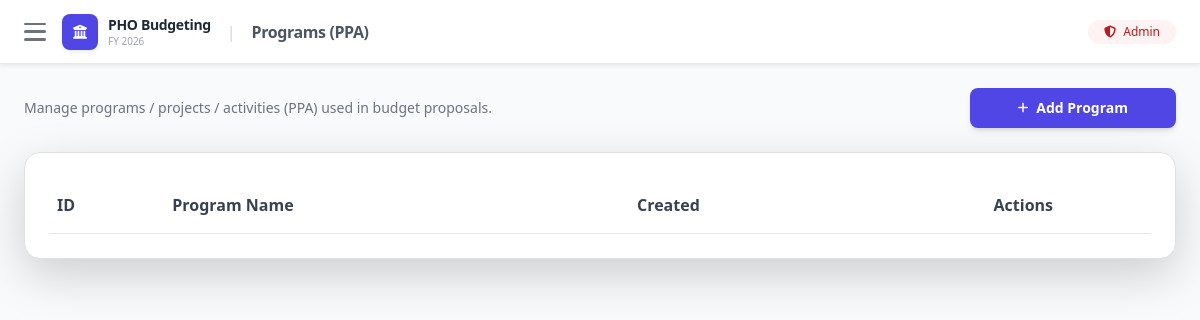
The page /master/programs.php on the database as committed earlier.
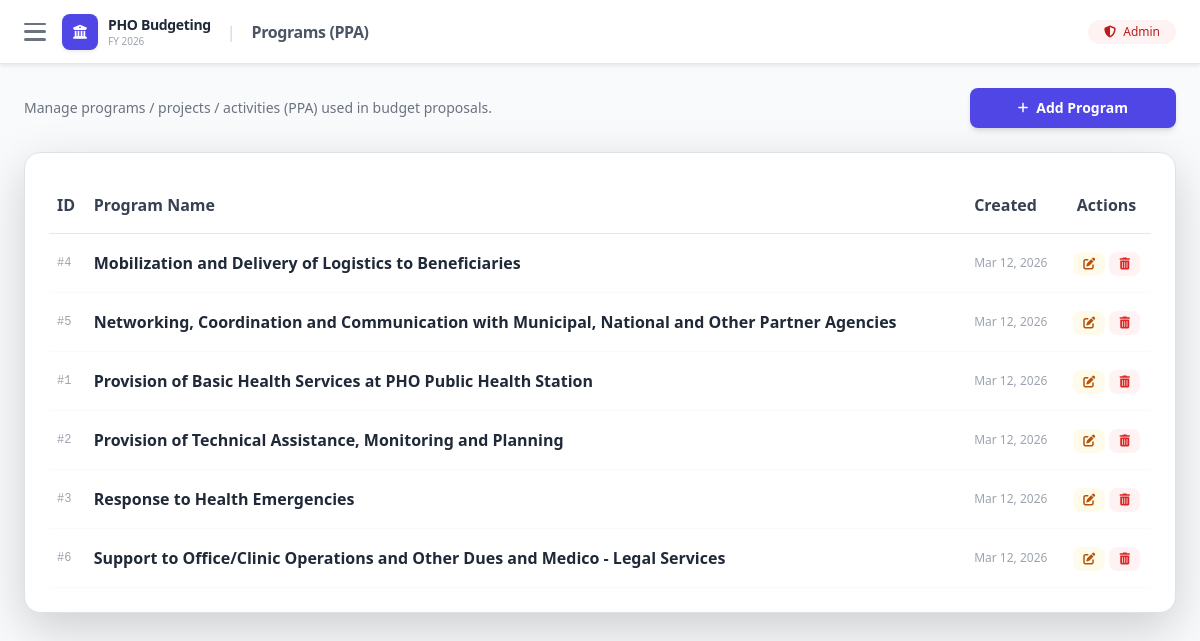
The same page on the database as committed later.
### tables this page shows
CREATE TABLE `tbl_programs_units` (
  `id`           INT UNSIGNED  NOT NULL AUTO_INCREMENT,
  `program_name` VARCHAR(255)  NOT NULL,
  `created_at`   DATETIME      NOT NULL DEFAULT CURRENT_TIMESTAMP,
  `updated_at`   DATETIME      NOT NULL DEFAULT CURRENT_TIMESTAMP ON UPDATE CURRENT_TIMESTAMP,
  PRIMARY KEY (`id`),
  UNIQUE KEY `uq_program_name` (`program_name`)
);

### config.php (called while the page is built, shortened)
<?php
function getConnection(): PDO
{
    static $pdo = null;
    if ($pdo === null) {
        $dsn = "mysql:host=" . DB_HOST . ";dbname=" . DB_NAME . ";charset=" . DB_CHARSET;
        $pdo = new PDO($dsn, DB_USER, DB_PASS, [
            PDO::ATTR_ERRMODE            => PDO::ERRMODE_EXCEPTION,
            PDO::ATTR_DEFAULT_FETCH_MODE => PDO::FETCH_ASSOC,
            PDO::ATTR_EMULATE_PREPARES   => false,
        ]);
    }
    return $pdo;
}
function e(?string $v): string
{
    return htmlspecialchars($v ?? '', ENT_QUOTES, 'UTF-8');
}
function getUserRole(): string
{
    return $_SESSION['user_role'] ?? 'admin';
}

### master/programs.php (the view, shortened to what this page needs)
<?php
require_once __DIR__ . '/../config.php';
$pageTitle  = 'Programs (PPA)';
try { $rows = getConnection()->query("SELECT * FROM tbl_programs_units ORDER BY program_name")->fetchAll(); } catch (PDOException $e) { $rows = []; }
require_once __DIR__ . '/../includes/header.php';
?>
<div class="flex flex-col sm:flex-row sm:items-center sm:justify-between gap-4 mb-6">
    <p class="text-sm text-gray-500">Manage programs / projects / activities (PPA) used in budget proposals.</p>
    <button onclick="openModal()" class="inline-flex items-center gap-2 px-5 py-2.5 rounded-lg bg-brand-600 text-white text-sm font-semibold hover:bg-brand-700 transition shadow-md whitespace-nowrap">
        <i class="fa-solid fa-plus text-xs"></i> Add Program
    </button>
</div>
<div class="bg-white rounded-2xl shadow-lg border border-gray-100 overflow-hidden">
    <div class="px-6 py-6 overflow-x-auto">
        <table id="dataTable" class="w-full text-left">
            <thead>
                <tr class="border-b border-gray-200">
                    <th class="py-3 px-2">ID</th>
                    <th class="py-3 px-2">Program Name</th>
                    <th class="py-3 px-2">Created</th>
                    <th class="py-3 px-2 text-center">Actions</th>
                </tr>
            </thead>
            <tbody>
                <?php foreach ($rows as $r): ?>
                <tr class="border-b border-gray-50">
                    <td class="py-3 px-2 font-mono text-xs text-gray-400">#<?= (int)$r['id'] ?></td>
                    <td class="py-3 px-2 font-semibold text-gray-800"><?= e($r['program_name']) ?></td>
                    <td class="py-3 px-2 text-xs text-gray-400"><?= date('M j, Y', strtotime($r['created_at'])) ?></td>
                    <td class="py-3 px-2 text-center whitespace-nowrap">
                        <button onclick='openModal(<?= json_encode($r) ?>)' class="inline-flex items-center gap-1 px-2.5 py-1.5 rounded-lg bg-amber-50 text-amber-700 text-xs font-medium hover:bg-amber-100 transition"><i class="fa-solid fa-pen-to-square"></i></button>
                        <button onclick="deleteRow(<?= (int)$r['id'] ?>)" class="inline-flex items-center gap-1 px-2.5 py-1.5 rounded-lg bg-red-50 text-red-600 text-xs font-medium hover:bg-red-100 transition"><i class="fa-solid fa-trash-can"></i></button>
                    </td>
                </tr>
                <?php endforeach; ?>
            </tbody>
        </table>
    </div>
</div>
<?php require_once __DIR__ . '/../includes/footer.php'; ?>

### includes/header.php (shortened to what this page needs)
<?php
$pageTitle  = $pageTitle  ?? 'Dashboard';
$currentRole = getUserRole();
?>
<!DOCTYPE html>
<html lang="en">
<head>
    <script src="https://cdn.tailwindcss.com"></script>
    <link rel="stylesheet" href="https://cdnjs.cloudflare.com/ajax/libs/font-awesome/6.5.1/css/all.min.css"/>
    <link rel="stylesheet" href="https://cdn.jsdelivr.net/npm/bootstrap@5.3.3/dist/css/bootstrap.min.css" />
    <link rel="stylesheet" href="https://cdn.datatables.net/2.1.8/css/dataTables.bootstrap5.min.css" />
</head>
<body class="bg-gray-50 min-h-screen font-sans text-gray-700">
<div id="mainWrapper" class="min-h-screen flex flex-col">
    <header class="sticky top-0 z-30 bg-white/95 backdrop-blur-sm border-b border-gray-200 shadow-sm h-16 flex items-center justify-between px-4 sm:px-6 shrink-0">
        <div class="flex items-center gap-3">
            <button id="hamburgerBtn" class="hamburger" aria-label="Toggle navigation" aria-expanded="false">
                <span class="bar"></span>
                <span class="bar"></span>
                <span class="bar"></span>
            </button>
            <div class="flex items-center gap-2.5">
                <div class="bg-brand-600 text-white w-9 h-9 rounded-lg flex items-center justify-center text-sm font-bold shadow-sm">
                    <i class="fa-solid fa-building-columns"></i>
                </div>
                <div class="leading-tight">
                    <span class="block text-sm font-bold text-gray-800 tracking-tight">PHO Budgeting</span>
                    <span class="block text-[10px] text-gray-400">FY 2026</span>
                </div>
            </div>
            <div class="hidden sm:flex items-center gap-3">
                <span class="text-gray-300">|</span>
                <h1 class="text-base font-semibold text-gray-600 tracking-tight"><?= e($pageTitle) ?></h1>
            </div>
        </div>
        <div class="flex items-center gap-3 text-sm text-gray-500">
            <?php if ($currentRole === 'admin'): ?>
            <span class="bg-red-50 text-red-700 px-3 py-1 rounded-full text-xs font-medium">
                <i class="fa-solid fa-shield-halved mr-1"></i> Admin
            </span>
            <?php else: ?>
            <span class="bg-brand-50 text-brand-700 px-3 py-1 rounded-full text-xs font-medium">
                <i class="fa-solid fa-user mr-1"></i> Staff
            </span>
            <?php endif; ?>
        </div>
    </header>
    <main class="flex-1 p-4 sm:p-6 lg:p-8">

### includes/footer.php (shortened to what this page needs)
    </main>
</div>
</body>
</html>

### includes/header.php (style rules this page uses)
.hamburger { width: 22px; height: 18px; position: relative; cursor: pointer; display: flex; flex-direction: column; justify-content: space-between; padding: 0; border: none; background: none; -webkit-tap-highlight-color: transparent; }
.hamburger .bar { display: block; width: 100%; height: 2.5px; border-radius: 2px; background: #6b7280; transition: transform 0.3s ease-in-out, opacity 0.25s ease-in-out, background 0.3s ease; transform-origin: center; }

Rows that differ between the two databases and show on the page:
added tbl_programs_units: id "4", program_name "Mobilization and Delivery of Logistics to Beneficiaries", created_at "Mar 12, 2026"
added tbl_programs_units: id "5", program_name "Networking, Coordination and Communication with Municipal, National and Other Partner Agencies", created_at "Mar 12, 2026"
added tbl_programs_units: id "1", program_name "Provision of Basic Health Services at PHO Public Health Station", created_at "Mar 12, 2026"
added tbl_programs_units: id "2", program_name "Provision of Technical Assistance, Monitoring and Planning", created_at "Mar 12, 2026"
added tbl_programs_units: id "3", program_name "Response to Health Emergencies", created_at "Mar 12, 2026"
added tbl_programs_units: id "6", program_name "Support to Office/Clinic Operations and Other Dues and Medico - Legal Services", created_at "Mar 12, 2026"
